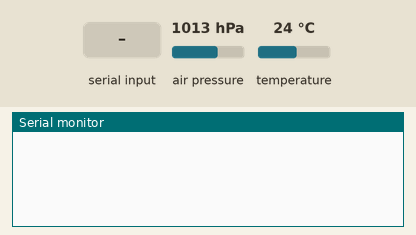
Simulated run of this sketch. Board: Arduino Uno, built with avr-gcc and run on an emulated ATmega328P. Shown: the last lines printed to the serial monitor. Inputs (shaded band) come from the test bench; at power-on: air pressure 1013 hPa, temperature 24 °C.

Above: at 1.2 s.
1.3 s: "i90\n" received over Serial
At 2.1 s:
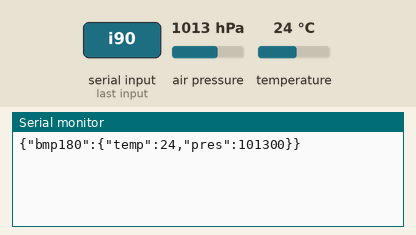
3.8 s: "c90\n" received over Serial
6.8 s: air pressure set to 952 hPa
At 8.1 s:
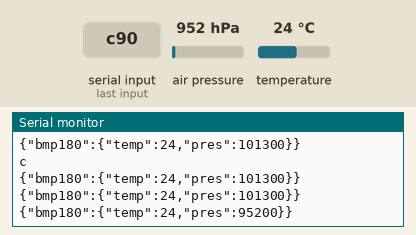
8.3 s: temperature set to 12 °C
At 9.1 s:
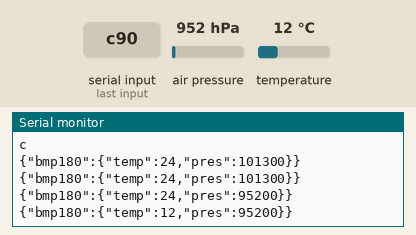
9.8 s: air pressure set to 975 hPa
At 10.6 s:
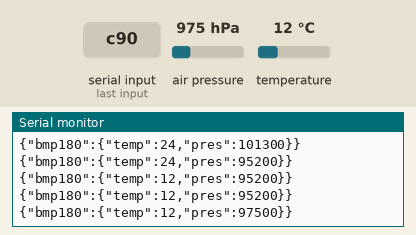
Timing chart, 0 to 12.3 s (numbered marks = the images above; inputs shaded):
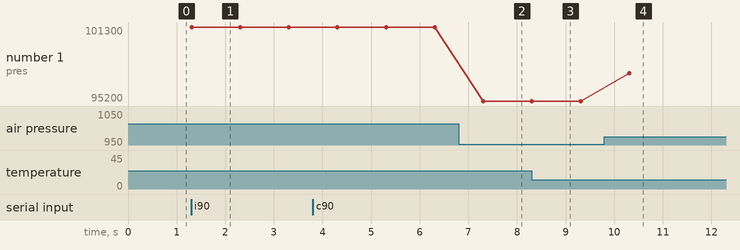

The sketch:

sampler_fw_v1.ino
```cpp
#include <Wire.h>
#include <Adafruit_BMP085.h>
#include <ArduinoJson.hpp>
#include <ArduinoJson.h>

#define dt 1.0 //portion of time for sampling

Adafruit_BMP085 bmp;
int F_S = 1/dt;       //Sampling frequency in Hz
int T_S = 1000/F_S;   //Sampling period in milliseconds
int sample_max_num=10, time_of_sampling=10;
int scounter = 1;
float temp, pres;
boolean inisam = false;
unsigned long t1,t2;

void setup(){
  Serial.begin(9600);
  Wire.begin();
  //Initiating preassure BMP180 sensor
  if (!bmp.begin(0x76)) {
    Serial.println("Could not find a valid BMP180 sensor, check wiring!");
    while (1){
      delay(250);
    }
  }
}

void send_bmp180_temp(float temp, float pres){
  //Json template
  StaticJsonDocument<150> doc;
  String json_msg;
  JsonObject temp_val_obj = doc.createNestedObject("bmp180");
  temp_val_obj["temp"] = temp;
  temp_val_obj["pres"] = pres;
  serializeJson(doc, json_msg);
  Serial.println(json_msg);
}

float read_bmp180_pres(){
  float pres = bmp.readPressure();
  return pres;
}

float read_bmp180_temp(){
  float temp = bmp.readTemperature();
  return temp;
}

void check_status_of_sampling(){
  if(scounter < sample_max_num){
    scounter++;
  }
  else{
    scounter = 1;
    inisam = false;
  }
}

void get_command(){
  if(Serial.available()>0){
    char cmd = Serial.read();
    switch(cmd){
      case 'i':
        inisam = true; //start sampling process flag
        break;
      case 'c':
        Serial.println(cmd); //send c character to confirm communication
        break;
      case 's':
        while(Serial.available()<1){}
        time_of_sampling = int(Serial.parseInt());
        sample_max_num = time_of_sampling/dt;
        break;
    }
  }
}

void loop(){
  if(inisam){
    t1 = millis();

    temp = read_bmp180_temp();
    pres = read_bmp180_pres();
    send_bmp180_temp(temp,pres);
    check_status_of_sampling();

    t2 = millis() - t1;
    if(t2 < T_S) delay(T_S - t2);
  }
  get_command();
}
```

Measured:
- after the input at 1.3 s, the serial monitor: prints a new line at once (image 1)
- after the input at 6.8 s, the serial monitor: prints a new line after 0.51 s (image 2)
- after the input at 8.3 s, the serial monitor: prints a new line at once (image 3)
- after the input at 9.8 s, the serial monitor: prints a new line after 0.51 s (image 4)
- plotted number 1: 101300 → 95200 after the input at 6.8 s, 95200 → 97500 after the input at 9.8 s
